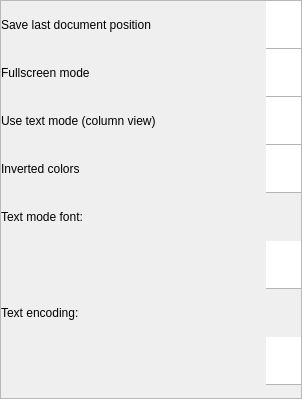
<?xml version="1.0" encoding="UTF-8"?>
<ui version="4.0">
 <class>NSRPreferences</class>
 <widget class="QWidget" name="NSRPreferences">
  <property name="geometry">
   <rect>
    <x>0</x>
    <y>0</y>
    <width>302</width>
    <height>399</height>
   </rect>
  </property>
  <property name="sizePolicy">
   <sizepolicy hsizetype="Preferred" vsizetype="Preferred">
    <horstretch>0</horstretch>
    <verstretch>0</verstretch>
   </sizepolicy>
  </property>
  <property name="windowTitle">
   <string>Preferences</string>
  </property>
  <property name="styleSheet">
   <string notr="true"/>
  </property>
  <layout class="QVBoxLayout" name="verticalLayout_2">
   <property name="spacing">
    <number>0</number>
   </property>
   <property name="margin">
    <number>0</number>
   </property>
   <item>
    <widget class="NSRScrollArea" name="scrollArea">
     <property name="styleSheet">
      <string notr="true"/>
     </property>
     <property name="widgetResizable">
      <bool>true</bool>
     </property>
     <widget class="QWidget" name="scrollAreaWidgetContents">
      <property name="geometry">
       <rect>
        <x>0</x>
        <y>0</y>
        <width>300</width>
        <height>397</height>
       </rect>
      </property>
      <layout class="QVBoxLayout" name="verticalLayout">
       <property name="spacing">
        <number>0</number>
       </property>
       <property name="margin">
        <number>0</number>
       </property>
       <item>
        <layout class="QHBoxLayout" name="horizontalLayout">
         <property name="spacing">
          <number>0</number>
         </property>
         <item>
          <widget class="QLabel" name="saveLastLabel">
           <property name="sizePolicy">
            <sizepolicy hsizetype="Expanding" vsizetype="Preferred">
             <horstretch>0</horstretch>
             <verstretch>0</verstretch>
            </sizepolicy>
           </property>
           <property name="minimumSize">
            <size>
             <width>0</width>
             <height>48</height>
            </size>
           </property>
           <property name="styleSheet">
            <string notr="true"/>
           </property>
           <property name="text">
            <string>Save last document position</string>
           </property>
          </widget>
         </item>
         <item>
          <widget class="NSRToggleButton" name="saveLastButton">
           <property name="sizePolicy">
            <sizepolicy hsizetype="Preferred" vsizetype="Preferred">
             <horstretch>0</horstretch>
             <verstretch>0</verstretch>
            </sizepolicy>
           </property>
           <property name="minimumSize">
            <size>
             <width>0</width>
             <height>48</height>
            </size>
           </property>
           <property name="styleSheet">
            <string notr="true">QPushButton {
	background-color: rgb(255, 255, 255);
	color: rgb(0, 0, 0);
	font-size: 13px;
	border-top: none;
	border-right: none;
	border-bottom: 1px solid rgba(180, 180, 180, 255);
	border-left: none;
}

QPushButton:pressed:hover {
     background-color: rgb(0, 140, 205) ;
}</string>
           </property>
           <property name="text">
            <string/>
           </property>
           <property name="iconSize">
            <size>
             <width>76</width>
             <height>48</height>
            </size>
           </property>
          </widget>
         </item>
        </layout>
       </item>
       <item>
        <layout class="QHBoxLayout" name="horizontalLayout_3">
         <property name="spacing">
          <number>0</number>
         </property>
         <item>
          <widget class="QLabel" name="fullscreenLabel">
           <property name="sizePolicy">
            <sizepolicy hsizetype="Expanding" vsizetype="Preferred">
             <horstretch>0</horstretch>
             <verstretch>0</verstretch>
            </sizepolicy>
           </property>
           <property name="minimumSize">
            <size>
             <width>0</width>
             <height>48</height>
            </size>
           </property>
           <property name="styleSheet">
            <string notr="true"/>
           </property>
           <property name="text">
            <string>Fullscreen mode</string>
           </property>
          </widget>
         </item>
         <item>
          <widget class="NSRToggleButton" name="fullscreenButton">
           <property name="sizePolicy">
            <sizepolicy hsizetype="Preferred" vsizetype="Preferred">
             <horstretch>0</horstretch>
             <verstretch>0</verstretch>
            </sizepolicy>
           </property>
           <property name="minimumSize">
            <size>
             <width>0</width>
             <height>48</height>
            </size>
           </property>
           <property name="styleSheet">
            <string notr="true">QPushButton {
	background-color: rgb(255, 255, 255);
	color: rgb(0, 0, 0);
	font-size: 13px;
	border-top:  none;
	border-right: none;
	border-bottom: 1px solid rgba(180, 180, 180, 255);
	border-left: none;
}

QPushButton:pressed:hover {
     background-color: rgb(0, 140, 205) ;
}</string>
           </property>
           <property name="text">
            <string/>
           </property>
           <property name="iconSize">
            <size>
             <width>76</width>
             <height>48</height>
            </size>
           </property>
          </widget>
         </item>
        </layout>
       </item>
       <item>
        <layout class="QHBoxLayout" name="horizontalLayout_4">
         <property name="spacing">
          <number>0</number>
         </property>
         <item>
          <widget class="QLabel" name="textModeLabel">
           <property name="sizePolicy">
            <sizepolicy hsizetype="Expanding" vsizetype="Preferred">
             <horstretch>0</horstretch>
             <verstretch>0</verstretch>
            </sizepolicy>
           </property>
           <property name="minimumSize">
            <size>
             <width>0</width>
             <height>48</height>
            </size>
           </property>
           <property name="styleSheet">
            <string notr="true"/>
           </property>
           <property name="text">
            <string>Use text mode (column view)</string>
           </property>
          </widget>
         </item>
         <item>
          <widget class="NSRToggleButton" name="textModeButton">
           <property name="sizePolicy">
            <sizepolicy hsizetype="Preferred" vsizetype="Preferred">
             <horstretch>0</horstretch>
             <verstretch>0</verstretch>
            </sizepolicy>
           </property>
           <property name="minimumSize">
            <size>
             <width>0</width>
             <height>48</height>
            </size>
           </property>
           <property name="styleSheet">
            <string notr="true">QPushButton {
	background-color: rgb(255, 255, 255);
	color: rgb(0, 0, 0);
	font-size: 13px;
	border-top: none;
	border-right: none;
	border-bottom: 1px solid rgba(180, 180, 180, 255);
	border-left: none;
}

QPushButton:pressed:hover {
     background-color: rgb(0, 140, 205) ;
}</string>
           </property>
           <property name="text">
            <string/>
           </property>
           <property name="iconSize">
            <size>
             <width>76</width>
             <height>48</height>
            </size>
           </property>
          </widget>
         </item>
        </layout>
       </item>
       <item>
        <layout class="QHBoxLayout" name="horizontalLayout_5">
         <property name="spacing">
          <number>0</number>
         </property>
         <item>
          <widget class="QLabel" name="invertedColorsLabel">
           <property name="sizePolicy">
            <sizepolicy hsizetype="Expanding" vsizetype="Preferred">
             <horstretch>0</horstretch>
             <verstretch>0</verstretch>
            </sizepolicy>
           </property>
           <property name="minimumSize">
            <size>
             <width>0</width>
             <height>48</height>
            </size>
           </property>
           <property name="styleSheet">
            <string notr="true"/>
           </property>
           <property name="text">
            <string>Inverted colors</string>
           </property>
          </widget>
         </item>
         <item>
          <widget class="NSRToggleButton" name="invertedColorsButton">
           <property name="sizePolicy">
            <sizepolicy hsizetype="Preferred" vsizetype="Preferred">
             <horstretch>0</horstretch>
             <verstretch>0</verstretch>
            </sizepolicy>
           </property>
           <property name="minimumSize">
            <size>
             <width>0</width>
             <height>48</height>
            </size>
           </property>
           <property name="styleSheet">
            <string notr="true">QPushButton {
	background-color: rgb(255, 255, 255);
	color: rgb(0, 0, 0);
	font-size: 13px;
	border-top: none;
	border-right: none;
	border-bottom: 1px solid rgba(180, 180, 180, 255);
	border-left: none;
}

QPushButton:pressed:hover {
     background-color: rgb(0, 140, 205) ;
}</string>
           </property>
           <property name="text">
            <string/>
           </property>
           <property name="iconSize">
            <size>
             <width>76</width>
             <height>48</height>
            </size>
           </property>
          </widget>
         </item>
        </layout>
       </item>
       <item>
        <widget class="QLabel" name="textFontLabel">
         <property name="sizePolicy">
          <sizepolicy hsizetype="Expanding" vsizetype="Preferred">
           <horstretch>0</horstretch>
           <verstretch>0</verstretch>
          </sizepolicy>
         </property>
         <property name="minimumSize">
          <size>
           <width>0</width>
           <height>48</height>
          </size>
         </property>
         <property name="styleSheet">
          <string notr="true"/>
         </property>
         <property name="text">
          <string>Text mode font:</string>
         </property>
        </widget>
       </item>
       <item>
        <layout class="QHBoxLayout" name="horizontalLayout_6">
         <property name="spacing">
          <number>0</number>
         </property>
         <item>
          <widget class="QLabel" name="textFont">
           <property name="sizePolicy">
            <sizepolicy hsizetype="Ignored" vsizetype="Preferred">
             <horstretch>0</horstretch>
             <verstretch>0</verstretch>
            </sizepolicy>
           </property>
           <property name="minimumSize">
            <size>
             <width>0</width>
             <height>48</height>
            </size>
           </property>
           <property name="styleSheet">
            <string notr="true"/>
           </property>
           <property name="text">
            <string/>
           </property>
          </widget>
         </item>
         <item>
          <widget class="QPushButton" name="textFontButton">
           <property name="sizePolicy">
            <sizepolicy hsizetype="Maximum" vsizetype="Preferred">
             <horstretch>0</horstretch>
             <verstretch>0</verstretch>
            </sizepolicy>
           </property>
           <property name="minimumSize">
            <size>
             <width>0</width>
             <height>48</height>
            </size>
           </property>
           <property name="styleSheet">
            <string notr="true">QPushButton {
	background-color: rgb(255, 255, 255);
	color: rgb(0, 0, 0);
	font-size: 13px;
	border-top: none;
	border-right: none;
	border-bottom: 1px solid rgba(180, 180, 180, 255);
	border-left: none;
}

QPushButton:pressed:hover {
     background-color: rgb(0, 140, 205) ;
}</string>
           </property>
           <property name="text">
            <string/>
           </property>
           <property name="icon">
            <iconset resource="resources.qrc">
             <normaloff>:/icons/icons/dropdown.png</normaloff>:/icons/icons/dropdown.png</iconset>
           </property>
           <property name="iconSize">
            <size>
             <width>32</width>
             <height>32</height>
            </size>
           </property>
          </widget>
         </item>
        </layout>
       </item>
       <item>
        <widget class="QLabel" name="textEncodingLabel">
         <property name="sizePolicy">
          <sizepolicy hsizetype="Expanding" vsizetype="Preferred">
           <horstretch>0</horstretch>
           <verstretch>0</verstretch>
          </sizepolicy>
         </property>
         <property name="minimumSize">
          <size>
           <width>0</width>
           <height>48</height>
          </size>
         </property>
         <property name="styleSheet">
          <string notr="true"/>
         </property>
         <property name="text">
          <string>Text encoding:</string>
         </property>
        </widget>
       </item>
       <item>
        <layout class="QHBoxLayout" name="horizontalLayout_2">
         <property name="spacing">
          <number>0</number>
         </property>
         <item>
          <widget class="QLabel" name="textEncoding">
           <property name="sizePolicy">
            <sizepolicy hsizetype="Ignored" vsizetype="Preferred">
             <horstretch>0</horstretch>
             <verstretch>0</verstretch>
            </sizepolicy>
           </property>
           <property name="minimumSize">
            <size>
             <width>0</width>
             <height>48</height>
            </size>
           </property>
           <property name="styleSheet">
            <string notr="true"/>
           </property>
           <property name="text">
            <string/>
           </property>
          </widget>
         </item>
         <item>
          <widget class="QPushButton" name="textEncodingButton">
           <property name="sizePolicy">
            <sizepolicy hsizetype="Maximum" vsizetype="Preferred">
             <horstretch>0</horstretch>
             <verstretch>0</verstretch>
            </sizepolicy>
           </property>
           <property name="minimumSize">
            <size>
             <width>0</width>
             <height>48</height>
            </size>
           </property>
           <property name="styleSheet">
            <string notr="true">QPushButton {
	background-color: rgb(255, 255, 255);
	color: rgb(0, 0, 0);
	font-size: 13px;
	border-top: none;
	border-right: none;
	border-bottom: 1px solid rgba(180, 180, 180, 255);
	border-left: none;
}

QPushButton:pressed:hover {
     background-color: rgb(0, 140, 205) ;
}</string>
           </property>
           <property name="text">
            <string/>
           </property>
           <property name="icon">
            <iconset resource="resources.qrc">
             <normaloff>:/icons/icons/dropdown.png</normaloff>:/icons/icons/dropdown.png</iconset>
           </property>
           <property name="iconSize">
            <size>
             <width>32</width>
             <height>32</height>
            </size>
           </property>
          </widget>
         </item>
        </layout>
       </item>
       <item>
        <spacer name="verticalSpacer">
         <property name="orientation">
          <enum>Qt::Vertical</enum>
         </property>
         <property name="sizeHint" stdset="0">
          <size>
           <width>20</width>
           <height>0</height>
          </size>
         </property>
        </spacer>
       </item>
      </layout>
     </widget>
    </widget>
   </item>
  </layout>
 </widget>
 <customwidgets>
  <customwidget>
   <class>NSRScrollArea</class>
   <extends>QScrollArea</extends>
   <header>nsrscrollarea.h</header>
   <container>1</container>
  </customwidget>
  <customwidget>
   <class>NSRToggleButton</class>
   <extends>QPushButton</extends>
   <header>nsrtogglebutton.h</header>
  </customwidget>
 </customwidgets>
 <resources>
  <include location="resources.qrc"/>
 </resources>
 <connections/>
</ui>
